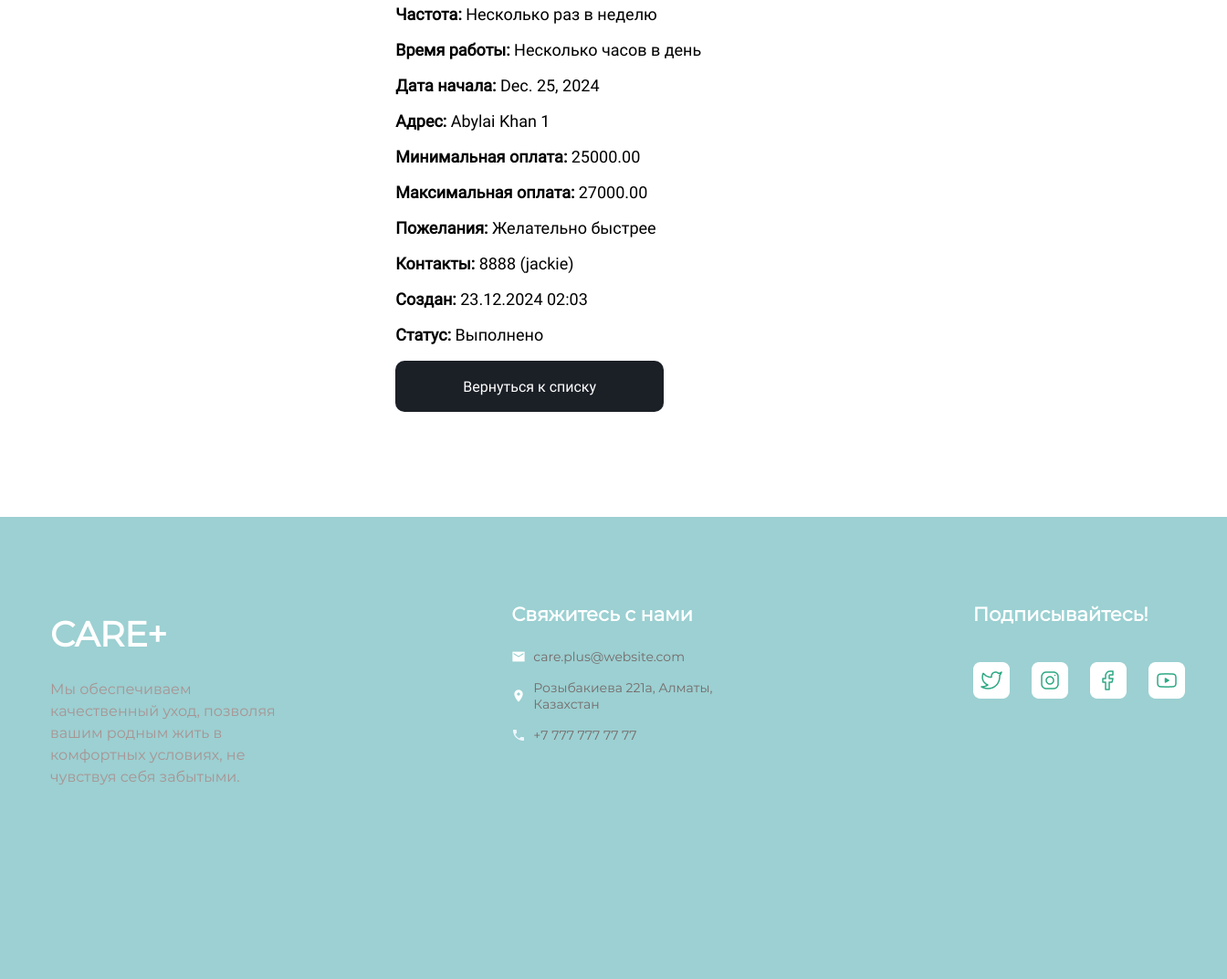
Before: /order/2/ (lower part) with the older database file.
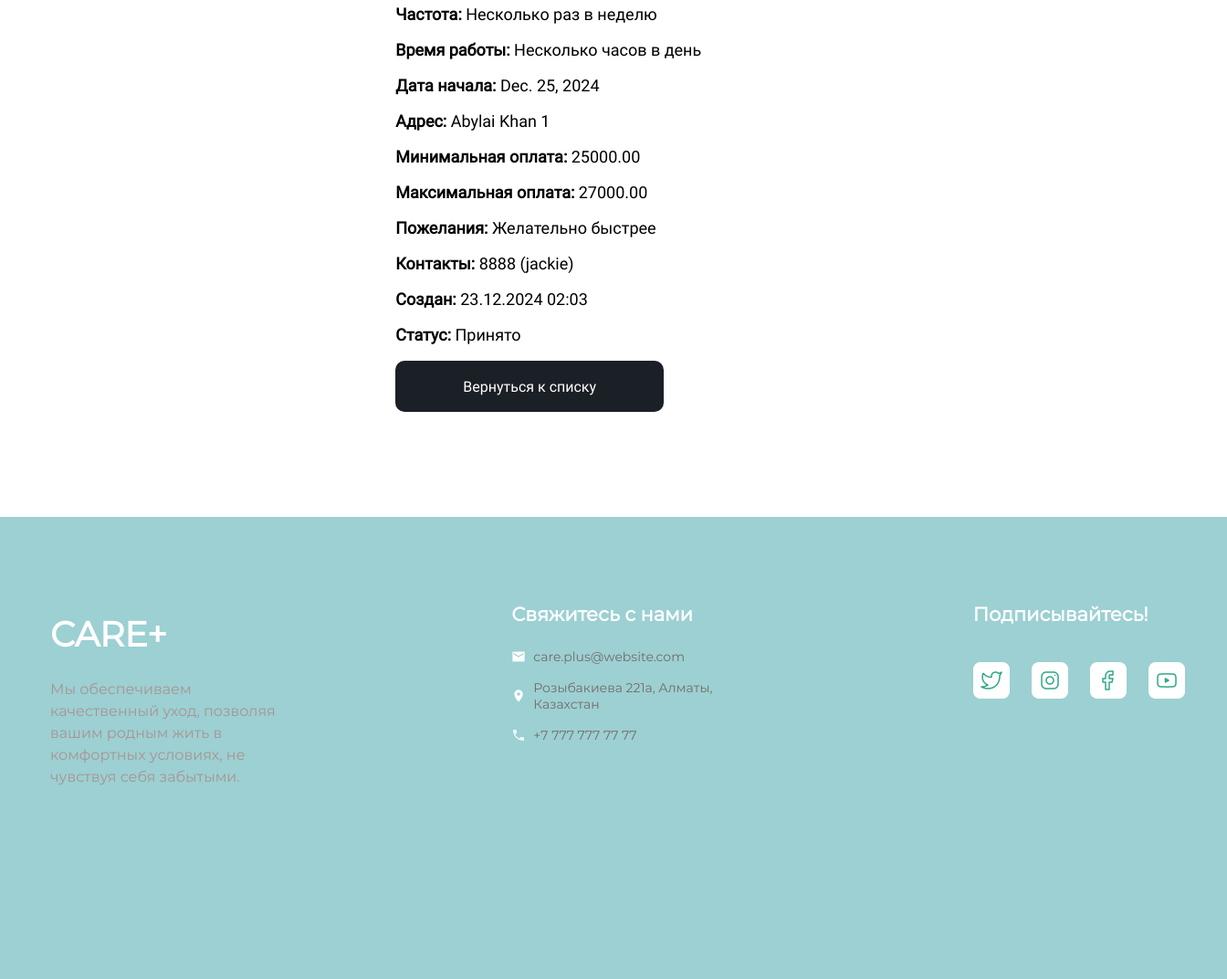
After: the same page with the newer database file.
### care_app/models.py (models this page shows)
class Order(models.Model):
    author = models.ForeignKey(settings.AUTH_USER_MODEL, on_delete=models.CASCADE, related_name='orders', null=True, blank=True)
    task_name = models.CharField(max_length=255, verbose_name="Название задачи")
    help_for = models.CharField(max_length=50, verbose_name="Кому нужна помощь?")
    gender = models.CharField(max_length=10, verbose_name="Пол клиента")
    age = models.PositiveIntegerField(verbose_name="Возраст", null=True, blank=True)
    weight = models.FloatField(verbose_name="Вес (кг)", null=True, blank=True)
    height = models.FloatField(verbose_name="Рост (см)", null=True, blank=True)
    health_issues = models.TextField(verbose_name="Особенности здоровья", blank=True, null=True)
    mobility = models.CharField(max_length=50, verbose_name="Как передвигается?", blank=True)
    care_location = models.CharField(max_length=50, verbose_name="Место ухода", blank=True)
    frequency = models.CharField(max_length=100, verbose_name="Как часто нужна помощь?", blank=True)
    working_hours = models.CharField(max_length=100, verbose_name="Время работы", blank=True)
    start_date = models.DateField(verbose_name="Когда нужна услуга", blank=True, null=True)
    address = models.TextField(verbose_name="Адрес выполнения работы", blank=True)
    payment_min = models.DecimalField(max_digits=10, decimal_places=2, verbose_name="Минимальная оплата", null=True, blank=True)
    payment_max = models.DecimalField(max_digits=10, decimal_places=2, verbose_name="Максимальная оплата", null=True, blank=True)
    additional_notes = models.TextField(verbose_name="Пожелания к заказу", blank=True)
    phone = models.CharField(max_length=20, verbose_name="Номер телефона")
    full_name = models.CharField(max_length=100, verbose_name="Имя и фамилия клиента")
    created_at = models.DateTimeField(auto_now_add=True)
    updated_at = models.DateTimeField(auto_now=True)
    status = models.CharField(
        max_length=40,
        verbose_name="Статус",
        choices=[
            ('В ожидании', 'В ожидании'),
            ('Принято', 'Принято'),
            ('Выполнено', 'Выполнено'),
        ],
        default='В ожидании'
    )

### care_app/views.py (the view)
# urls.py: path('order/<int:order_id>/', views.order_detail, name='order_detail'),
def order_detail(request, order_id):
    order = Order.objects.get(id=order_id)
    action = request.GET.get('action')
    isMine = False
    no_review = False
    if request.user:
        isMine = order.author == request.user
    if isMine:
        review = Review.objects.filter(order=order).first()
        no_review = False if review else True
        if order.status != 'Выполнено':
            no_review = False
        no_review = True
    return render(request, 'order_detail.html', {'no_review': no_review, 'order': order, 'action': action, 'isMine': isMine})

### care_app/templates/order_detail.html (shortened to what this page needs)
{% load static %}
<!DOCTYPE html>
<html lang="en">
<head>
    <link rel="stylesheet" href="{% static 'care_app/header.css' %}">
    <link rel="stylesheet" href="{% static 'care_app/all_orders.css' %}">
</head>
<body>
    <div class='content'>
        <div class="order-details">
            <p><strong>Частота:</strong> {{ order.frequency }}</p>
            <p><strong>Время работы:</strong> {{ order.working_hours }}</p>
            <p><strong>Дата начала:</strong> {{ order.start_date }}</p>
            <p><strong>Адрес:</strong> {{ order.address }}</p>
            <p><strong>Минимальная оплата:</strong> {{ order.payment_min }}</p>
            <p><strong>Максимальная оплата:</strong> {{ order.payment_max }}</p>
            <p><strong>Пожелания:</strong> {{ order.additional_notes }}</p>
            <p><strong>Контакты:</strong> {{ order.phone }} ({{ order.full_name }})</p>
            <p><strong>Создан:</strong> {{ order.created_at|date:"d.m.Y H:i" }}</p>
            <p><strong>Статус:</strong> {{ order.status }}</p>
            <div class='buttons'>
            {%if action == 'my_orders'%}
            <a href="{% url 'my_orders' %}" class="return">Вернуться к списку</a>
            {%else%}
            <a href="{% url 'all_orders' %}" class="return">Вернуться к списку</a>
            {%endif%}
            </div>
        </div>
    </div>
    {% include 'footer.html' %}
</body>

Changed rows visible on the page:
changed Order "Несколько раз в неделю": status "Выполнено" → "Принято"
